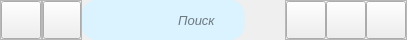
        <widget class="QWidget" name="headContainer" native="true">
         <property name="sizePolicy">
          <sizepolicy hsizetype="Preferred" vsizetype="Preferred">
           <horstretch>0</horstretch>
           <verstretch>0</verstretch>
          </sizepolicy>
         </property>
         <property name="minimumSize">
          <size>
           <width>0</width>
           <height>0</height>
          </size>
         </property>
         <property name="maximumSize">
          <size>
           <width>16777215</width>
           <height>40</height>
          </size>
         </property>
         <property name="styleSheet">
          <string notr="true"/>
         </property>
         <layout class="QHBoxLayout" name="horizontalLayout_12">
          <property name="spacing">
           <number>0</number>
          </property>
          <property name="leftMargin">
           <number>0</number>
          </property>
          <property name="topMargin">
           <number>0</number>
          </property>
          <property name="rightMargin">
           <number>0</number>
          </property>
          <property name="bottomMargin">
           <number>0</number>
          </property>
          <item alignment="Qt::AlignLeft">
           <widget class="QFrame" name="frame_22">
            <property name="frameShape">
             <enum>QFrame::StyledPanel</enum>
            </property>
            <property name="frameShadow">
             <enum>QFrame::Raised</enum>
            </property>
            <layout class="QVBoxLayout" name="verticalLayout_18">
             <property name="spacing">
              <number>0</number>
             </property>
             <property name="leftMargin">
              <number>0</number>
             </property>
             <property name="topMargin">
              <number>0</number>
             </property>
             <property name="rightMargin">
              <number>0</number>
             </property>
             <property name="bottomMargin">
              <number>0</number>
             </property>
             <item>
              <widget class="QPushButton" name="chevronButton">
               <property name="sizePolicy">
                <sizepolicy hsizetype="Preferred" vsizetype="Expanding">
                 <horstretch>0</horstretch>
                 <verstretch>0</verstretch>
                </sizepolicy>
               </property>
               <property name="cursor">
                <cursorShape>PointingHandCursor</cursorShape>
               </property>
               <property name="styleSheet">
                <string notr="true"/>
               </property>
               <property name="text">
                <string/>
               </property>
               <property name="icon">
                <iconset resource="resources_rc.qrc">
                 <normaloff>:/icons/Icons/chevrons-left.svg</normaloff>:/icons/Icons/chevrons-left.svg</iconset>
               </property>
               <property name="iconSize">
                <size>
                 <width>25</width>
                 <height>25</height>
                </size>
               </property>
              </widget>
             </item>
            </layout>
           </widget>
          </item>
          <item>
           <widget class="QFrame" name="updateFrame">
            <property name="sizePolicy">
             <sizepolicy hsizetype="Fixed" vsizetype="Expanding">
              <horstretch>0</horstretch>
              <verstretch>0</verstretch>
             </sizepolicy>
            </property>
            <property name="maximumSize">
             <size>
              <width>40</width>
              <height>16777215</height>
             </size>
            </property>
            <property name="toolTip">
             <string>Обновить таблицу</string>
            </property>
            <property name="frameShape">
             <enum>QFrame::StyledPanel</enum>
            </property>
            <property name="frameShadow">
             <enum>QFrame::Raised</enum>
            </property>
            <layout class="QVBoxLayout" name="verticalLayout_26">
             <property name="spacing">
              <number>0</number>
             </property>
             <property name="leftMargin">
              <number>0</number>
             </property>
             <property name="topMargin">
              <number>0</number>
             </property>
             <property name="rightMargin">
              <number>0</number>
             </property>
             <property name="bottomMargin">
              <number>0</number>
             </property>
             <item>
              <widget class="QPushButton" name="updateBtn">
               <property name="sizePolicy">
                <sizepolicy hsizetype="Minimum" vsizetype="Expanding">
                 <horstretch>0</horstretch>
                 <verstretch>0</verstretch>
                </sizepolicy>
               </property>
               <property name="maximumSize">
                <size>
                 <width>16777215</width>
                 <height>16777215</height>
                </size>
               </property>
               <property name="toolTip">
                <string>Обновить</string>
               </property>
               <property name="text">
                <string/>
               </property>
               <property name="icon">
                <iconset resource="resources_rc.qrc">
                 <normaloff>:/icons/Icons/refresh-cw.svg</normaloff>:/icons/Icons/refresh-cw.svg</iconset>
               </property>
               <property name="iconSize">
                <size>
                 <width>40</width>
                 <height>20</height>
                </size>
               </property>
              </widget>
             </item>
            </layout>
           </widget>
          </item>
          <item>
           <widget class="QCustomSlideMenu" name="searchWidget" native="true">
            <property name="maximumSize">
             <size>
              <width>290</width>
              <height>16777215</height>
             </size>
            </property>
            <property name="styleSheet">
             <string notr="true">border-radius:15px
</string>
            </property>
            <layout class="QHBoxLayout" name="horizontalLayout_5">
             <property name="spacing">
              <number>0</number>
             </property>
             <property name="leftMargin">
              <number>0</number>
             </property>
             <property name="topMargin">
              <number>0</number>
             </property>
             <property name="rightMargin">
              <number>0</number>
             </property>
             <property name="bottomMargin">
              <number>0</number>
             </property>
             <item>
              <widget class="QFrame" name="searchFrame">
               <property name="sizePolicy">
                <sizepolicy hsizetype="Preferred" vsizetype="Preferred">
                 <horstretch>0</horstretch>
                 <verstretch>0</verstretch>
                </sizepolicy>
               </property>
               <property name="maximumSize">
                <size>
                 <width>290</width>
                 <height>16777215</height>
                </size>
               </property>
               <property name="styleSheet">
                <string notr="true">background-color: rgb(219, 242, 255);
</string>
               </property>
               <property name="frameShape">
                <enum>QFrame::StyledPanel</enum>
               </property>
               <property name="frameShadow">
                <enum>QFrame::Raised</enum>
               </property>
               <layout class="QHBoxLayout" name="horizontalLayout_4">
                <property name="spacing">
                 <number>0</number>
                </property>
                <property name="leftMargin">
                 <number>0</number>
                </property>
                <property name="topMargin">
                 <number>0</number>
                </property>
                <property name="rightMargin">
                 <number>0</number>
                </property>
                <property name="bottomMargin">
                 <number>0</number>
                </property>
                <item>
                 <widget class="QPushButton" name="searchBtn">
                  <property name="sizePolicy">
                   <sizepolicy hsizetype="Expanding" vsizetype="Expanding">
                    <horstretch>0</horstretch>
                    <verstretch>0</verstretch>
                   </sizepolicy>
                  </property>
                  <property name="minimumSize">
                   <size>
                    <width>40</width>
                    <height>40</height>
                   </size>
                  </property>
                  <property name="maximumSize">
                   <size>
                    <width>40</width>
                    <height>40</height>
                   </size>
                  </property>
                  <property name="focusPolicy">
                   <enum>Qt::WheelFocus</enum>
                  </property>
                  <property name="toolTip">
                   <string>Поиск</string>
                  </property>
                  <property name="text">
                   <string/>
                  </property>
                  <property name="icon">
                   <iconset resource="resources_rc.qrc">
                    <normaloff>:/icons/Icons/search.svg</normaloff>:/icons/Icons/search.svg</iconset>
                  </property>
                  <property name="default">
                   <bool>true</bool>
                  </property>
                 </widget>
                </item>
                <item>
                 <widget class="QLineEdit" name="lineEdit">
                  <property name="sizePolicy">
                   <sizepolicy hsizetype="Expanding" vsizetype="Expanding">
                    <horstretch>0</horstretch>
                    <verstretch>0</verstretch>
                   </sizepolicy>
                  </property>
                  <property name="maximumSize">
                   <size>
                    <width>250</width>
                    <height>16777215</height>
                   </size>
                  </property>
                  <property name="font">
                   <font>
                    <pointsize>10</pointsize>
                    <italic>true</italic>
                   </font>
                  </property>
                  <property name="styleSheet">
                   <string notr="true"/>
                  </property>
                  <property name="inputMask">
                   <string/>
                  </property>
                  <property name="text">
                   <string/>
                  </property>
                  <property name="placeholderText">
                   <string>               Поиск</string>
                  </property>
                  <property name="cursorMoveStyle">
                   <enum>Qt::VisualMoveStyle</enum>
                  </property>
                  <property name="clearButtonEnabled">
                   <bool>true</bool>
                  </property>
                 </widget>
                </item>
               </layout>
               <zorder>lineEdit</zorder>
               <zorder>searchBtn</zorder>
              </widget>
             </item>
            </layout>
           </widget>
          </item>
          <item>
           <spacer name="horizontalSpacer">
            <property name="orientation">
             <enum>Qt::Horizontal</enum>
            </property>
            <property name="sizeType">
             <enum>QSizePolicy::Expanding</enum>
            </property>
            <property name="sizeHint" stdset="0">
             <size>
              <width>40</width>
              <height>20</height>
             </size>
            </property>
           </spacer>
          </item>
          <item alignment="Qt::AlignRight">
           <widget class="QFrame" name="frame_11">
            <property name="frameShape">
             <enum>QFrame::StyledPanel</enum>
            </property>
            <property name="frameShadow">
             <enum>QFrame::Raised</enum>
            </property>
            <layout class="QHBoxLayout" name="horizontalLayout_10">
             <property name="spacing">
              <number>0</number>
             </property>
             <property name="leftMargin">
              <number>0</number>
             </property>
             <property name="topMargin">
              <number>0</number>
             </property>
             <property name="rightMargin">
              <number>0</number>
             </property>
             <property name="bottomMargin">
              <number>0</number>
             </property>
             <item>
              <widget class="QPushButton" name="minBtn">
               <property name="sizePolicy">
                <sizepolicy hsizetype="Minimum" vsizetype="Preferred">
                 <horstretch>0</horstretch>
                 <verstretch>0</verstretch>
                </sizepolicy>
               </property>
               <property name="cursor">
                <cursorShape>PointingHandCursor</cursorShape>
               </property>
               <property name="toolTip">
                <string>Свернуть</string>
               </property>
               <property name="text">
                <string/>
               </property>
               <property name="icon">
                <iconset resource="resources_rc.qrc">
                 <normaloff>:/icons/Icons/minus.svg</normaloff>:/icons/Icons/minus.svg</iconset>
               </property>
               <property name="iconSize">
                <size>
                 <width>40</width>
                 <height>20</height>
                </size>
               </property>
              </widget>
             </item>
             <item>
              <widget class="QPushButton" name="restoreBtn">
               <property name="sizePolicy">
                <sizepolicy hsizetype="Minimum" vsizetype="Preferred">
                 <horstretch>0</horstretch>
                 <verstretch>0</verstretch>
                </sizepolicy>
               </property>
               <property name="cursor">
                <cursorShape>PointingHandCursor</cursorShape>
               </property>
               <property name="toolTip">
                <string>Развернуть</string>
               </property>
               <property name="text">
                <string/>
               </property>
               <property name="icon">
                <iconset resource="resources_rc.qrc">
                 <normaloff>:/icons/Icons/square.svg</normaloff>:/icons/Icons/square.svg</iconset>
               </property>
               <property name="iconSize">
                <size>
                 <width>40</width>
                 <height>20</height>
                </size>
               </property>
              </widget>
             </item>
             <item>
              <widget class="QPushButton" name="closeBtn">
               <property name="sizePolicy">
                <sizepolicy hsizetype="Minimum" vsizetype="Preferred">
                 <horstretch>0</horstretch>
                 <verstretch>0</verstretch>
                </sizepolicy>
               </property>
               <property name="cursor">
                <cursorShape>PointingHandCursor</cursorShape>
               </property>
               <property name="toolTip">
                <string>Закрыть</string>
               </property>
               <property name="text">
                <string/>
               </property>
               <property name="icon">
                <iconset resource="resources_rc.qrc">
                 <normaloff>:/icons/Icons/x.svg</normaloff>:/icons/Icons/x.svg</iconset>
               </property>
               <property name="iconSize">
                <size>
                 <width>40</width>
                 <height>20</height>
                </size>
               </property>
              </widget>
             </item>
            </layout>
           </widget>
          </item>
         </layout>
        </widget>
